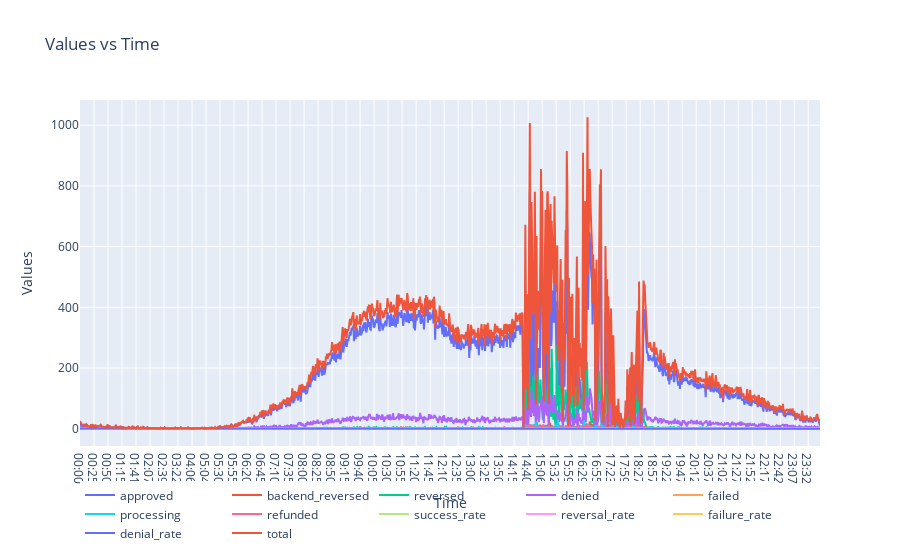

The cell this chart's notebook holds for it:
### Code cell
plot_transactions_status(df_3_pivot)

### Figure 1 — Plotly figure (JSON) as saved in the notebook; plotly's stock layout.template omitted (floating-point values rounded to 4 significant figures; data arrays with more than 128 entries replaced by an {"elided": "..."} marker saying what was removed)
{"data": [{"mode": "lines", "name": "approved", "type": "scatter", "x": {"elided": "1322 str values"}, "y": {"elided": "1322 int values"}}, {"mode": "lines", "name": "backend_reversed", "type": "scatter", "x": {"elided": "1322 str values"}, "y": {"elided": "1322 int values"}}, {"mode": "lines", "name": "reversed", "type": "scatter", "x": {"elided": "1322 str values"}, "y": {"elided": "1322 int values"}}, {"mode": "lines", "name": "denied", "type": "scatter", "x": {"elided": "1322 str values"}, "y": {"elided": "1322 int values"}}, {"mode": "lines", "name": "failed", "type": "scatter", "x": {"elided": "1322 str values"}, "y": {"elided": "1322 int values"}}, {"mode": "lines", "name": "processing", "type": "scatter", "x": {"elided": "1322 str values"}, "y": {"elided": "1322 int values"}}, {"mode": "lines", "name": "refunded", "type": "scatter", "x": {"elided": "1322 str values"}, "y": {"elided": "1322 int values"}}, {"mode": "lines", "name": "success_rate", "type": "scatter", "x": {"elided": "1322 str values"}, "y": {"elided": "1322 float values"}}, {"mode": "lines", "name": "reversal_rate", "type": "scatter", "x": {"elided": "1322 str values"}, "y": {"elided": "1322 float values"}}, {"mode": "lines", "name": "failure_rate", "type": "scatter", "x": {"elided": "1322 str values"}, "y": {"elided": "1322 float values"}}, {"mode": "lines", "name": "denial_rate", "type": "scatter", "x": {"elided": "1322 str values"}, "y": {"elided": "1322 float values"}}, {"mode": "lines", "name": "total", "type": "scatter", "x": {"elided": "1322 str values"}, "y": {"elided": "1322 int values"}}], "layout": {"legend": {"orientation": "h"}, "title": {"text": "Values vs Time"}, "xaxis": {"title": {"text": "Time"}}, "yaxis": {"title": {"text": "Values"}}}}
